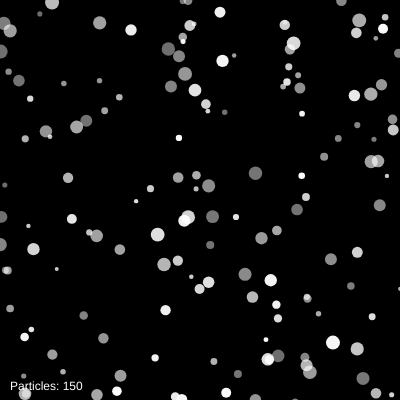
Frame 1 (no input)
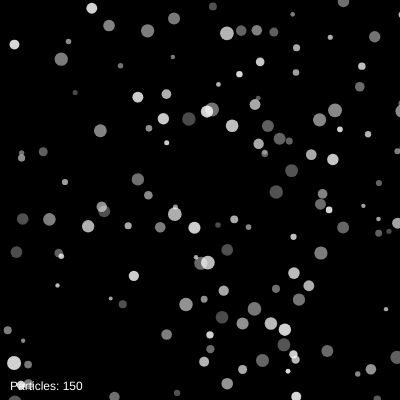
Frame 60 (no input)
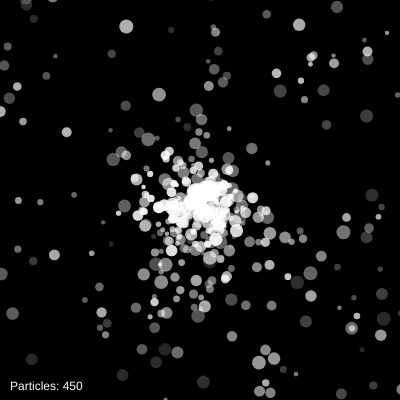
Frame 120 (the mouse pressed at the canvas centre since frame 60)

The p5.js sketch that drew these frames (run headless with seeded random() and noise() and a simulated clock; from frame 60 on, the mouse is pressed at the canvas centre):

// p5.js sketch
// ── sketch.js
let particles = [];

function setup() {
	createCanvas(400, 400);
	noStroke();

	for (let i = 0; i < 150; i++) {
		particles.push(new Particle(random(width), random(height)));
	}
}

function draw() {
	background(0);

	if (mouseIsPressed) {
		for (let i = 0; i < 5; i++) {
			particles.push(new Particle(mouseX + random(-8, 8), mouseY + random(-8, 8)));
		}
	}

	for (let i = particles.length - 1; i >= 0; i--) {
		let p = particles[i];
		p.update();
		p.display();
		if (p.isDead()) {
			particles.splice(i, 1);
		}
	}

	if (particles.length < 100) {
		for (let i = particles.length; i < 120; i++) {
			particles.push(new Particle(random(width), random(height)));
		}
	}

	fill(255);
	textSize(12);
	text('Particles: ' + particles.length, 10, height - 10);
}

class Particle {
	constructor(x, y) {
		this.pos = createVector(x, y);
		this.vel = p5.Vector.random2D().mult(random(0.2, 2.0));
		this.acc = createVector(0, 0.02);
		this.size = random(4, 14);
		this.lifespan = random(180, 420);
	}

	update() {
		this.vel.add(this.acc);
		this.pos.add(this.vel);
		this.lifespan -= 1;

		if (this.pos.x < -this.size) this.pos.x = width + this.size;
		if (this.pos.x > width + this.size) this.pos.x = -this.size;
		if (this.pos.y < -this.size) this.pos.y = height + this.size;
		if (this.pos.y > height + this.size) this.pos.y = -this.size;
	}

	display() {
		push();
		translate(this.pos.x, this.pos.y);
		let a = constrain(map(this.lifespan, 0, 420, 0, 255), 0, 255);
		fill(255, a);
		ellipse(0, 0, this.size);
		pop();
	}

	isDead() {
		return this.lifespan <= 0;
	}
}
